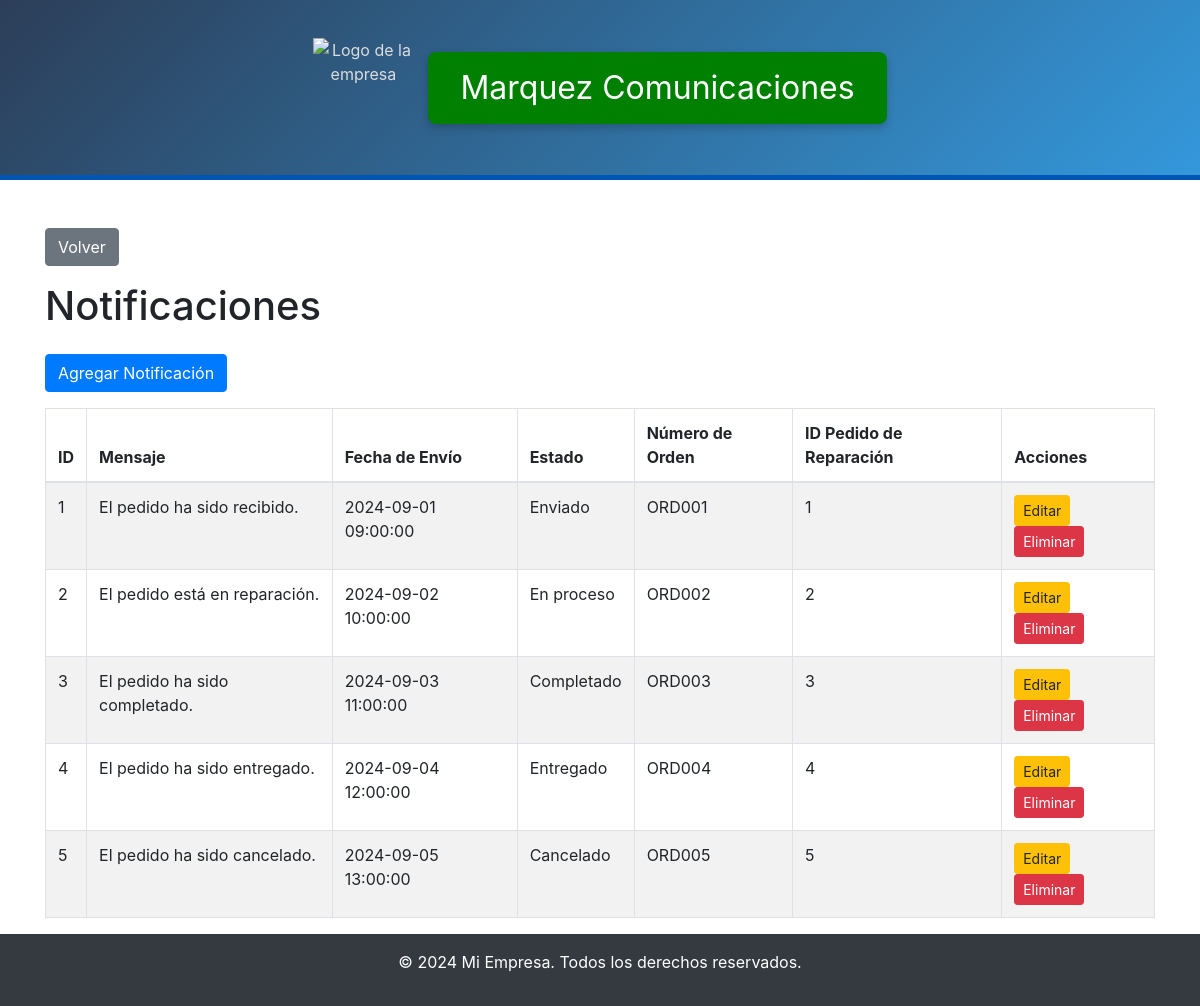
The page /administrador/notificaciones/index.php on the database its author committed.
### tables this page shows
CREATE TABLE `notificaciones` (
  `id_notificaciones` int(11) NOT NULL,
  `mensaje` text NOT NULL,
  `fecha_de_envío` datetime DEFAULT NULL,
  `estado` varchar(50) NOT NULL,
  `numero_orden` varchar(255) DEFAULT NULL,
  `id_pedidos_de_reparacion` int(11) NOT NULL
);

### administrador/notificaciones/index.php (the view, shortened to what this page needs)
<?php
include '../../base_datos/db.php';
$query = "SELECT * FROM notificaciones";
$result = mysqli_query($conn, $query);
?>
<?php include('../../includes/header.php'); ?>
<div class="container mt-5">
    <a href="../administrador.php" class="btn btn-secondary mb-3">Volver</a>
    <h1 class="mb-4">Notificaciones</h1>
    <a href="create.php" class="btn btn-primary mb-3">Agregar Notificación</a>
    <table class="table table-striped table-bordered">
        <thead>
            <tr>
                <th>ID</th>
                <th>Mensaje</th>
                <th>Fecha de Envío</th>
                <th>Estado</th>
                <th>Número de Orden</th>
                <th>ID Pedido de Reparación</th>
                <th>Acciones</th>
            </tr>
        </thead>
        <tbody>
            <?php while ($row = mysqli_fetch_assoc($result)) { ?>
            <tr>
                <td><?php echo htmlspecialchars($row['id_notificaciones']); ?></td>
                <td><?php echo htmlspecialchars($row['mensaje']); ?></td>
                <td><?php echo htmlspecialchars($row['fecha_de_envío']); ?></td>
                <td><?php echo htmlspecialchars($row['estado']); ?></td>
                <td><?php echo htmlspecialchars($row['numero_orden']); ?></td>
                <td><?php echo htmlspecialchars($row['id_pedidos_de_reparacion']); ?></td>
                <td>
                    <a href="edit.php?id=<?php echo htmlspecialchars($row['id_notificaciones']); ?>" class="btn btn-warning btn-sm">Editar</a>
                    <a href="delete.php?id=<?php echo htmlspecialchars($row['id_notificaciones']); ?>" class="btn btn-danger btn-sm">Eliminar</a>
                </td>
            </tr>
            <?php } ?>
        </tbody>
    </table>
</div>
<?php include('../../includes/footer.php'); ?>

### includes/header.php (style rules this page uses)
body { padding-top: 180px; }

### rows shown on the page
notificaciones: id_notificaciones "1", mensaje "El pedido ha sido recibido.", fecha_de_envío "2024-09-01 09:00:00", estado "Enviado", numero_orden "ORD001", id_pedidos_de_reparacion "1"
notificaciones: id_notificaciones "2", mensaje "El pedido está en reparación.", fecha_de_envío "2024-09-02 10:00:00", estado "En proceso", numero_orden "ORD002", id_pedidos_de_reparacion "2"
notificaciones: id_notificaciones "3", mensaje "El pedido ha sido completado.", fecha_de_envío "2024-09-03 11:00:00", estado "Completado", numero_orden "ORD003", id_pedidos_de_reparacion "3"
notificaciones: id_notificaciones "4", mensaje "El pedido ha sido entregado.", fecha_de_envío "2024-09-04 12:00:00", estado "Entregado", numero_orden "ORD004", id_pedidos_de_reparacion "4"
notificaciones: id_notificaciones "5", mensaje "El pedido ha sido cancelado.", fecha_de_envío "2024-09-05 13:00:00", estado "Cancelado", numero_orden "ORD005", id_pedidos_de_reparacion "5"
